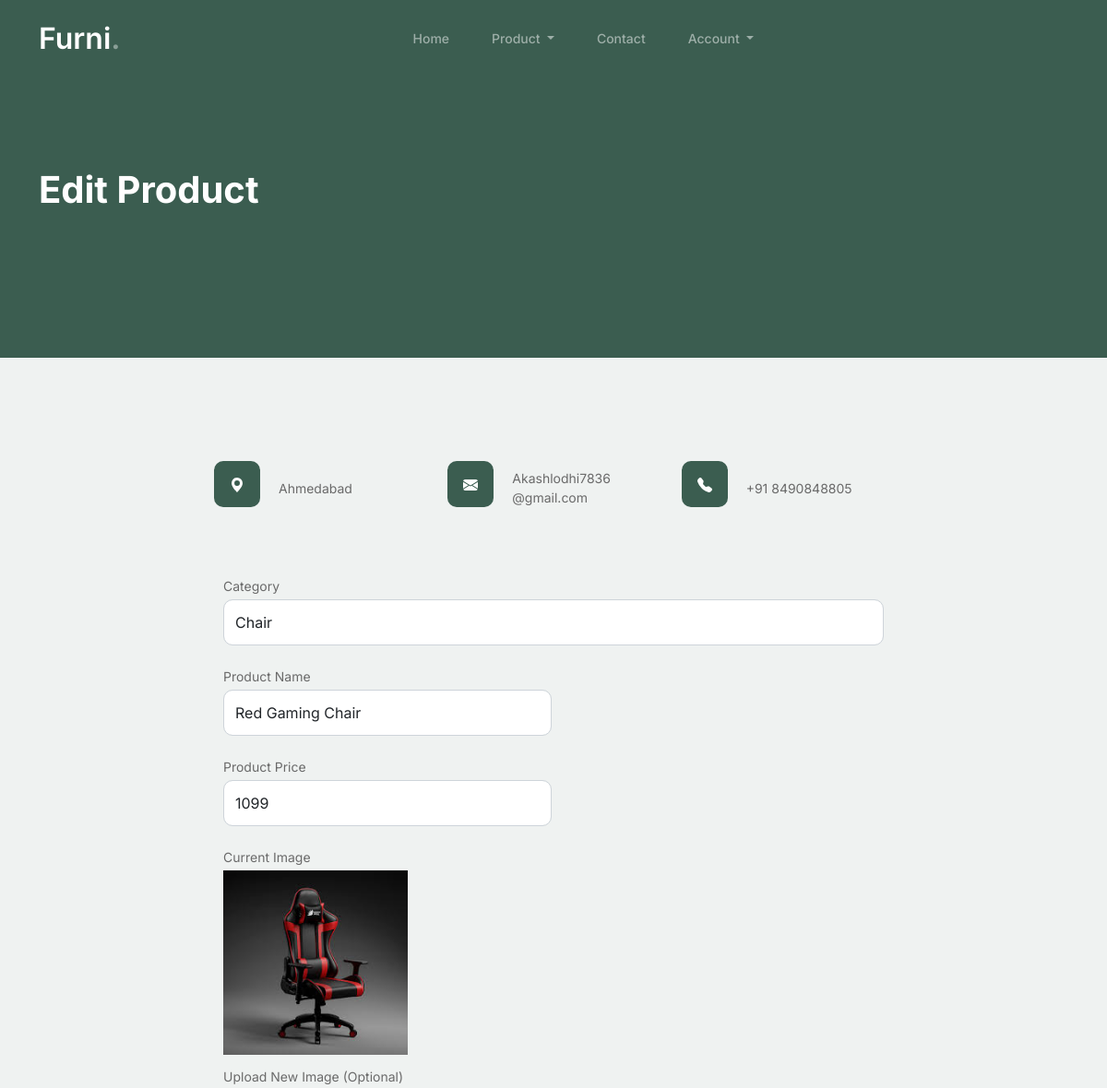
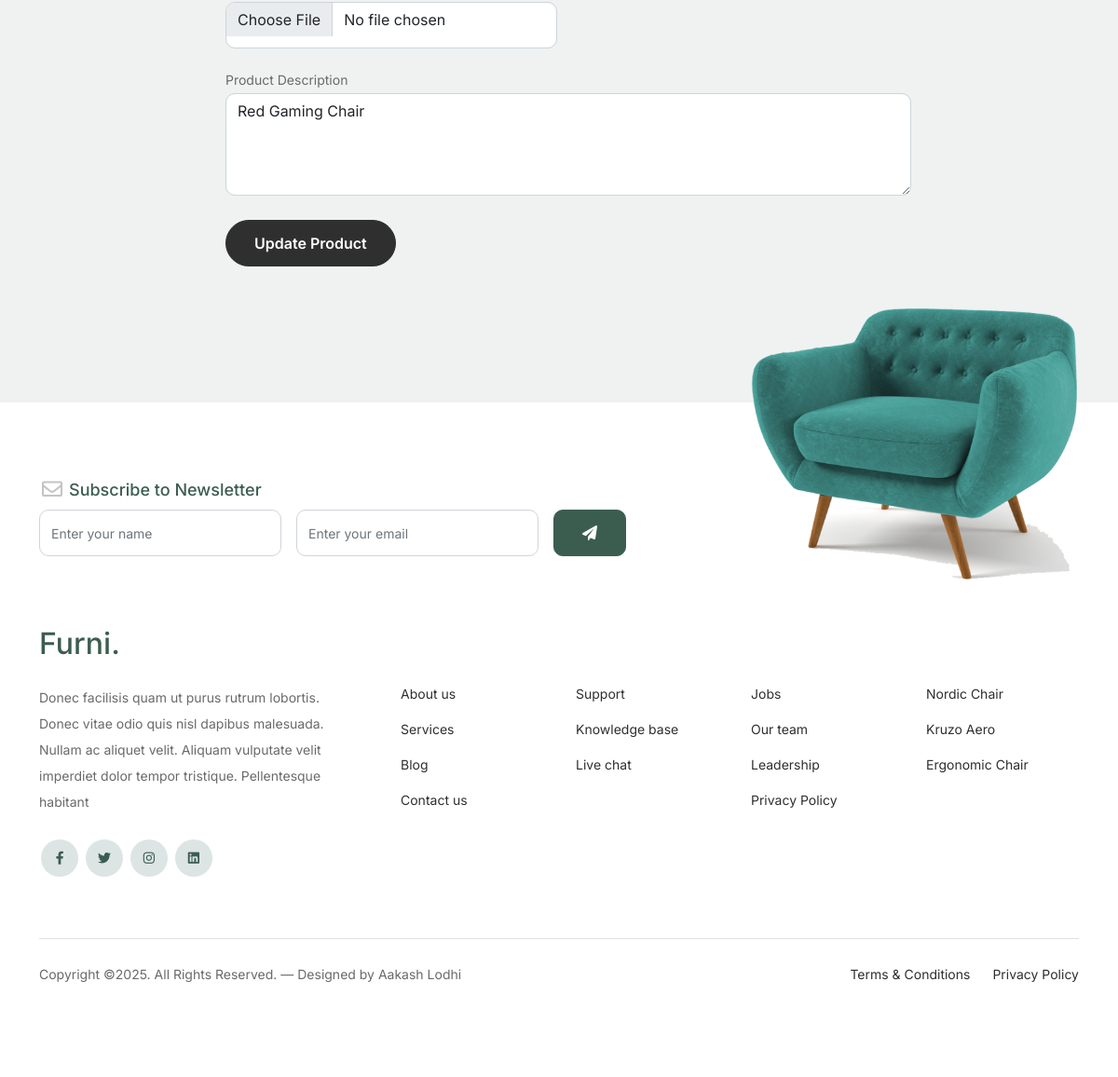
Page /seller-product-edit/10/ on the committed database (2 pictures, top to bottom).
### myapp/models.py (models this page shows, shortened)
class Product(models.Model):
    category=(
        ("Chair","Chair"),
        ("Sofa","Sofa"),
        ("Bed","Bed"),
        ("Table","Table"),
    )
    seller=models.ForeignKey(User,on_delete=models.CASCADE)
    product_category=models.CharField(max_length=100,choices=category)
    product_name=models.CharField(max_length=100)
    product_price=models.PositiveIntegerField()
    product_desc=models.TextField()
    product_image=models.ImageField(upload_to="product_images/")

### myapp/views.py (the view)
# urls.py: path('seller-product-edit/<int:pk>/',views.seller_product_edit,name='seller-product-edit'),
def seller_product_edit(request,pk):
    product=Product.objects.get(pk=pk)
    if request.method=='POST':
        product.product_category=request.POST['product_category']
        product.product_name=request.POST['product_name']
        product.product_desc=request.POST['product_desc']
        product.product_price=request.POST['product_price']
        try:
            product.product_image=request.FILES['product_image']
        except:
            pass
        product.save()
        return redirect('view-product')
    else:
        return render(request,'seller-product-edit.html',{'product':product})

### myapp/templates/seller-product-edit.html (shortened to what this page needs)
{% extends 'seller-header.html' %}
{% load static %}
{% block content %}
<div class="hero">
    <div class="container">
        <div class="row justify-content-between">
            <div class="col-lg-5">
                <div class="intro-excerpt">
                    <h1>Edit Product</h1>
                </div>
            </div>
            <div class="col-lg-7"></div>
        </div>
    </div>
</div>
<div class="untree_co-section">
    <div class="container">
        <div class="block">
            <div class="row justify-content-center">
                <div class="col-md-8 col-lg-8 pb-4">
                    <div class="row mb-5">
                        <div class="col-lg-4">
                            <div class="service no-shadow align-items-center link horizontal d-flex active" data-aos="fade-left" data-aos-delay="0">
                                <div class="service-icon color-1 mb-4">
                                    <svg xmlns="http://www.w3.org/2000/svg" width="16" height="16" fill="currentColor" class="bi bi-geo-alt-fill" viewBox="0 0 16 16">
                                        <path d="M8 16s6-5.686 6-10A6 6 0 0 0 2 6c0 4.314 6 10 6 10zm0-7a3 3 0 1 1 0-6 3 3 0 0 1 0 6z"/>
                                    </svg>
                                </div>
                                <div class="service-contents">
                                   <p>Ahmedabad</p>
                                </div>
                            </div>
                        </div>
                        <div class="col-lg-4">
                            <div class="service no-shadow align-items-center link horizontal d-flex active" data-aos="fade-left" data-aos-delay="0">
                                <div class="service-icon color-1 mb-4">
                                </div>
                                <div class="service-contents">
                                    <p>Akashlodhi7836<br>
                        @gmail.com</p>
                                </div>
                            </div>
                        </div>
                        <div class="col-lg-4">
                            <div class="service no-shadow align-items-center link horizontal d-flex active" data-aos="fade-left" data-aos-delay="0">
                                <div class="service-icon color-1 mb-4">
                                </div>
                                <div class="service-contents">
                                    <p>+91 8490848805</p>
                                </div>
                            </div>
                        </div>
                    </div>
                    <form class="form-contact contact_form" action="{% url 'seller-product-edit' pk=product.pk %}" method="post" id="contactForm" enctype="multipart/form-data">
                        <div class="form-group" style="margin:10px">
                            <label for="product_category">Category</label>
                            <select name="product_category" id="product_category" class="form-control" required>
                                <option value="Chair" {% if product.product_category == "Chair" %}selected{% endif %}>Chair</option>
                            </select>
                        </div>
                        <div class="row">
                            <div class="col-6" style="margin:10px">
                                <div class="form-group">
                                    <label for="product_name">Product Name</label>
                                    <input class="form-control" name="product_name" id="product_name" type="text" value="{{product.product_name}}" required>
                                </div>
                            </div>
                            <div class="col-6" style="margin:10px">
                                <div class="form-group">
                                    <label for="product_price">Product Price</label>
                                    <input class="form-control" name="product_price" id="product_price" type="number"  value="{{product.product_price}}" required>
                                </div>
                            </div>
                        </div>
                        <div class="row">
                            <div class="col-6" style="margin:10px">
                                <div class="form-group">
                                    <label>Current Image</label>
                                    <img src="{{product.product_image.url}}" style="height:200px;width:200px;display:block;" alt="Product Image">
                                    <label for="product_image" style="margin-top:10px;">Upload New Image (Optional)</label>
                                    <input type="file" name="product_image" id="product_image" class="form-control" accept="image/*">
                                </div>
                            </div>
                            <div class="col-12" style="margin:10px">
                                <div class="form-group">
                                    <label for="product_desc">Product Description</label>
                                    <textarea class="form-control" name="product_desc" id="product_desc" rows="4">{{product.product_desc}}</textarea>
                                </div>
                            </div>
                        </div>
                        <div class="form-group mt-lg-3" style="margin:10px">
                            <button type="submit" class="btn btn-primary-hover-outline">Update Product</button>
                        </div>
                    </form>
                </div>
            </div>
        </div>
    </div>
</div>
{% endblock %}

### myapp/static/css/style.css (style rules this page uses)
body { overflow-x: hidden; position: relative; }
body { font-family: "Inter", sans-serif; font-weight: 400; line-height: 28px; color: #6a6a6a; font-size: 14px; background-color: #eff2f1; }
.hero { background: #3b5d50; padding: calc(4rem - 30px) 0 0rem 0; }
@media (min-width: 768px) { .hero { padding: calc(4rem - 30px) 0 4rem 0; } }
@media (min-width: 992px) { .hero { padding: calc(8rem - 30px) 0 8rem 0; } }
.hero .intro-excerpt { position: relative; z-index: 4; }
@media (min-width: 992px) { .hero .intro-excerpt { max-width: 450px; } }
.hero h1 { font-weight: 700; color: #ffffff; margin-bottom: 30px; }
.btn { font-weight: 600; padding: 12px 30px; border-radius: 30px; color: #ffffff; background: #2f2f2f; border-color: #2f2f2f; }
.untree_co-section { padding: 7rem 0; }
.form-control { height: 50px; border-radius: 10px; font-family: "Inter", sans-serif; }
.service { line-height: 1.5; }
.service .service-icon { border-radius: 10px; -webkit-box-flex: 0; -ms-flex: 0 0 50px; flex: 0 0 50px; height: 50px; line-height: 50px; text-align: center; background: #3b5d50; margin-right: 20px; color: #ffffff; }
textarea { height: auto !important; }

### rows in the picture
Product: product_category "Chair", product_name "Red Gaming Chair", product_price "1099", product_image (picture), product_desc "Red Gaming Chair"
